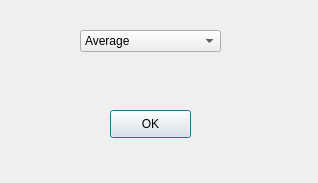
<?xml version="1.0" encoding="UTF-8"?>
<ui version="4.0">
 <class>greyScale</class>
 <widget class="QDialog" name="greyScale">
  <property name="geometry">
   <rect>
    <x>0</x>
    <y>0</y>
    <width>318</width>
    <height>183</height>
   </rect>
  </property>
  <property name="windowTitle">
   <string>Niveau de Gris</string>
  </property>
  <widget class="QComboBox" name="greyType">
   <property name="geometry">
    <rect>
     <x>80</x>
     <y>30</y>
     <width>141</width>
     <height>22</height>
    </rect>
   </property>
   <item>
    <property name="text">
     <string>Average</string>
    </property>
   </item>
   <item>
    <property name="text">
     <string>Desaturation</string>
    </property>
   </item>
   <item>
    <property name="text">
     <string>CEI</string>
    </property>
   </item>
  </widget>
  <widget class="QPushButton" name="okButton">
   <property name="geometry">
    <rect>
     <x>110</x>
     <y>110</y>
     <width>81</width>
     <height>28</height>
    </rect>
   </property>
   <property name="text">
    <string>OK</string>
   </property>
  </widget>
 </widget>
 <resources/>
 <connections/>
</ui>
